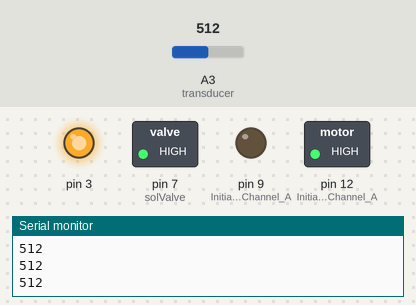
Recording of a sketch running on a simulated Arduino Uno, built with avr-gcc and run on an emulated ATmega328P. On the bench: switched loads named in the sketch (green lamp = pin HIGH), output pins drawn as LEDs (lit = HIGH), the last lines printed to the serial monitor. Inputs (shaded band) come from the test bench; at power-on: A3 (transducer) = 512.

Above: at 2.8 s.
2.9 s: A3 (transducer) set to 560
4.4 s: A3 (transducer) set to 583
At 5.6 s:
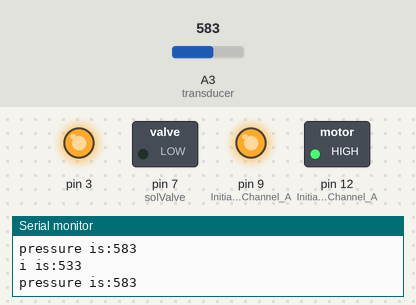
5.9 s: A3 (transducer) set to 30
At 9.9 s:
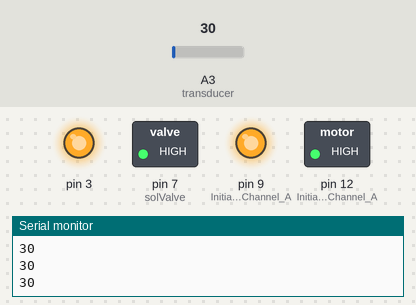
Timing chart, 0 to 11.4 s (numbered marks = the images above; inputs shaded):
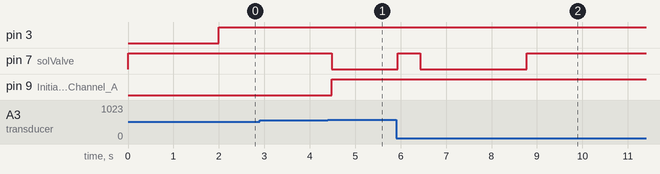

The sketch:

ArduinoR3.ino.ino
```cpp
/*************************************************************
Motor Shield 1-Channel DC Motor Demo
by Randy Sarafan

For more information see:
http://www.instructables.com/id/Arduino-Motor-Shield-Tutorial/

*************************************************************/

const int solValve = 7;
const int transducer = A3;
int END = 0; //counter to run program once and end

void setup() {
  Serial.begin(9600);           // set up Serial library at 9600 bps
  //Setup Channel A
  Serial.println("setting up motor");
  pinMode(12, OUTPUT); //Initiates Motor Channel A pin
  pinMode(9, OUTPUT); //Initiates Brake Channel A pin
  pinMode(solValve, OUTPUT);

  digitalWrite(12, HIGH); //Establishes forward direction of Channel A
  digitalWrite(9, LOW);   //Disengage the Brake for Channel A

  //Open solenoid valve
  analogWrite(solValve, 674); //674 == 3.3V


}

void readPressure(int delayVal){
  int pressureReadings[100];
  for(int i=0; i<100; i++){
      pressureReadings[i] = analogRead(transducer);
      delay(delayVal);
      Serial.println(pressureReadings[i]);
      }
}

//Figure out ratio
//450 = 160
//500 = 180
//550 = 200
//575 = 210

//Inflate to 150mmHg
//Check for pulse
//if pulse doesn't exist
    //Inflate to 180
    //check for pulse
    //if pulse doesnt exist
      //inflate to 210
      //check for pulse
      //if no pulse exists
        //throw error message, check pads, etc.

void loop(){


if (END==0){
  delay(2000);
  analogWrite(solValve, 674); //674 == 3.3V

  //Read Pressure
  int pressure = analogRead(transducer);

  //forward @ full speed
//  digitalWrite(9, HIGH); //Eengage the Brake for Channel A
  analogWrite(3, 255);   //Spins the motor on Channel A at full speed

  Serial.println("Spinning the motor at full speed");

//  delay(3000);
//  Serial.println("Engaging motor break");

  while(pressure < 575){
  pressure = analogRead(transducer);
  Serial.println(pressure);
  delay(55);
  }


  digitalWrite(9, HIGH); //Eengage the Brake for Channel A

  int diastole = 1024;
  int systole = 0;
  int pressureReadings[100];
  int delayVal=500;

  pressure = analogRead(transducer);
  int dropVal = 50;
  int i = pressure - dropVal;
  bool pulsefound = false;
  bool pulselost = false;
  bool pulsehere = false;
  int count = 0;
  int drops = 4;

while(pressure>40 && !pulselost){
       analogWrite(solValve, 0); //Opens the valve
       pressure = analogRead(transducer);
       Serial.print("pressure is:");
       Serial.println(pressure);
       Serial.print("i is:");
       Serial.println(i);

//       delay(500);
      if(pressure<=i){
         analogWrite(solValve, 674); //shuts the valve
         delay(delayVal);

         //check for a pulse here (pulsehere = bool function -> check evalboard val)

         //if puslefound, count += 1;
         //if pulsefound && !pulsehere && count > drops, pulselost = true; open valve
         //else if pulsehere && !puslefound, set pulsefound = true;

         pressure = analogRead(transducer);
         i = pressure - dropVal;
      }
}

//if pulselost = false, error occurred


//Turn the valve on and off overtime
//  for (int j=0; j<15; j++){
//     analogWrite(solValve, 0); //shut the valve off
//     Serial.println("Valve shut off");

//    readPressure(delayVal);
//    analogWrite(solValve, 674); //turn the valve on
//    readPressure(delayVal);
    //Read pressure values
//    for(int i=0; i<100; i++){
//    pressureReadings[i] = analogRead(transducer);
//    delay(10);
//    Serial.println(pressureReadings[i]);
//
//    //Check for heartbeats
//    //If the previous values are greater than current values
//    if ((pressureReadings[i]-3) > pressureReadings[i-1]){
//      Serial.println("Hearbeat detected");
//      Serial.println(pressureReadings[i]-3);
//      if (pressureReadings[i]>systole){
//        systole = pressureReadings[i];
//        Serial.println("Systole");
//        Serial.println(systole);
//      }
//      if (pressureReadings[i]<diastole){
//         diastole = pressureReadings[i];
//         Serial.println("Diastole");
//         Serial.println(diastole);
//      }
//    }
//
//    }
//   // delay(200);
//    //y[j] = max(p1, p2) - pressure;
//
//    Serial.println("Diastole");
//    Serial.println(diastole);
//    Serial.println("Systole");
//    Serial.println(systole);
//  }

  analogWrite(solValve, 0);
  }
  END++;
}
```

Measured:
- the behaviour switches between 574 and 575 on A3 (transducer) (found by bisection; images 0 and 1)
- after the input at 4.4 s, pin 7 (solValve): HIGH → LOW after 0.09 s; pin 9 (Initiates_Brake_Channel_A): LOW → HIGH after 0.09 s
- after the input at 5.9 s, pin 7 (solValve): LOW → HIGH at once, → LOW 0.50 s later, → HIGH 2.3 s later
